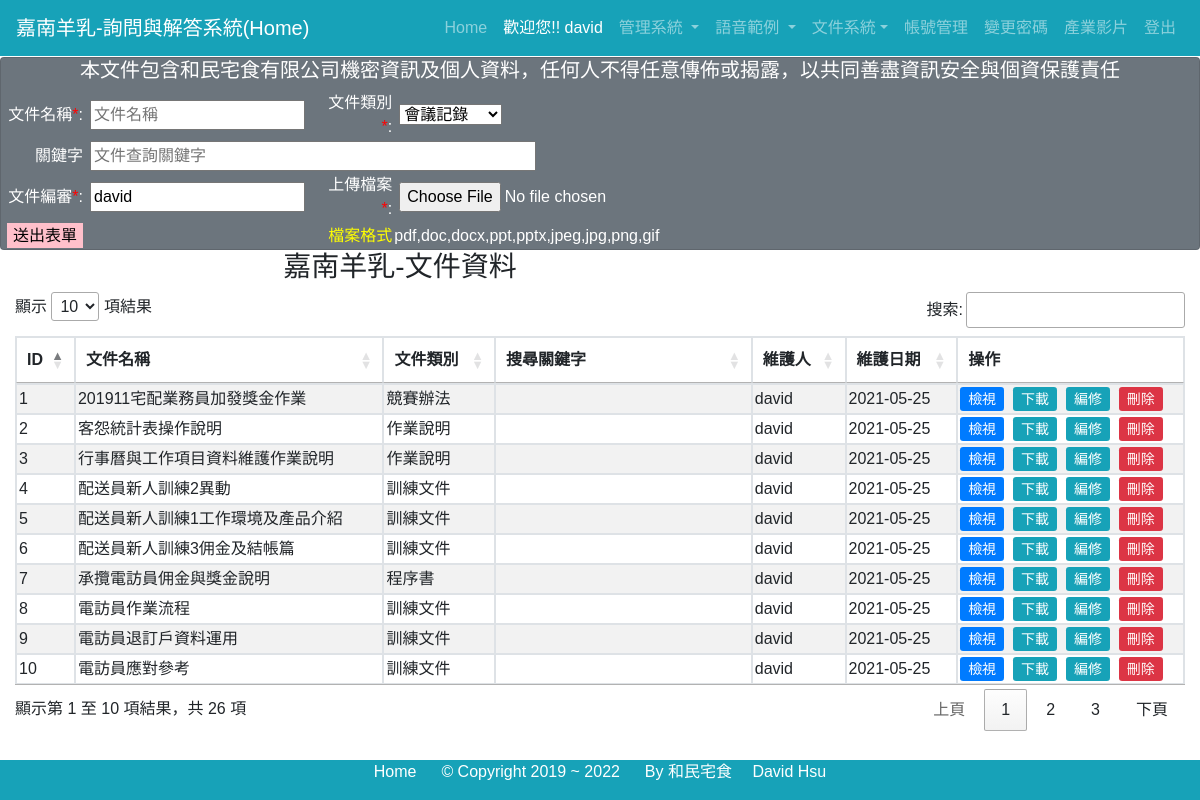
The app's page /doc_list.php (signed in) with its own data.
### tables this page shows
CREATE TABLE `doc_file` (
  `id` bigint(11) NOT NULL AUTO_INCREMENT,
  `file_id` varchar(200) NOT NULL COMMENT '檔案代號',
  `file_name` varchar(255) NOT NULL COMMENT '文件名稱',
  `doc_id` varchar(2) NOT NULL COMMENT '類別',
  `doc_keyword` varchar(255) DEFAULT '' COMMENT '查詢關鍵字',
  `username` varchar(20) DEFAULT '',
  `created` datetime DEFAULT current_timestamp(),
  `updated` datetime DEFAULT current_timestamp() ON UPDATE current_timestamp() COMMENT '編修時間',
  PRIMARY KEY (`id`)
);

CREATE TABLE `doc_type` (
  `doc_id` varchar(3) NOT NULL,
  `doc_name` varchar(100) DEFAULT '',
  `username` varchar(30) DEFAULT NULL,
  `created` datetime NOT NULL DEFAULT current_timestamp(),
  `updated` datetime NOT NULL DEFAULT current_timestamp() ON UPDATE current_timestamp(),
  PRIMARY KEY (`doc_id`)
);

### doc_list.php (the view, shortened to what this page needs)
<?php
$title = "嘉南羊乳-文件資料";
?>
<div class="container-fluid">
    <div class="row">
    </div>
    <div class="row" id="toprow">
        <div class="card bg-secondary text-white" style="width: 100%; margin-top:0px;">
            <h5 style="text-align:center;">本文件包含和民宅食有限公司機密資訊及個人資料，任何人不得任意傳佈或揭露，以共同善盡資訊安全與個資保護責任</h5>
            <form enctype="multipart/form-data" action="" method="post">
                <table style="width:60%; margin-left: 5px;">
                    <tr>
                        <td style="width:10%; text-align:right;">文件名稱<span class="required">*</span>:</td>
                        <td>
                            <input type="text" name="file_name" id="file_name" style="margin-left: 5px;" classs="form-control" required placeholder="文件名稱">
                        </td>
                        <td style="width:10%; text-align:right;">文件類別<span class="required">*</span>:</td>
                        <td>
                            <select name="doc_id" id=" doc_id" style="margin-left: 5px;" classs="form-control" required style="width:250px;">
                                <?php
                                require('./include/config.php');
                                $cql = "select doc_id,doc_name from doc_type order by doc_id";
                                $sthm = $conn->prepare($cql);
                                $sthm->execute();
                                while ($rows = $sthm->fetch()) { ?>
                                    <option value="<?php echo $rows['doc_id']; ?>"><?php echo $rows['doc_name']; ?></option>
                                <?php }   ?>
                            </select>
                        </td>
                    </tr>
                    <tr>
                        <td style="width:10%; text-align:right;">關鍵字</td>
                        <td colspan="3">
                            <input type="text" name="doc_keyword" id="doc_keyword" style="margin-left: 5px;" placeholder="文件查詢關鍵字" required>
                        </td>
                    </tr>
                    <tr>
                        <td style="width:10%; text-align:right;">文件編審<span class="required">*</span>:</td>
                        <td>
                            <input type="text" name="author" id="author" style="margin-left: 5px;" placeholder="文件編審" required value=<?php echo $_SESSION['username']; ?>>
                        </td>
                        <td style="width:10%; text-align:right;">
                            上傳檔案<span class="required">*</span>:
                        </td>
                        <td>
                            <input type="file" name="photo" id="photo" style="margin-left: 5px;" class="form-control-file" style="width:400px;height:30px;border:2px blue none;" required>
                        </td>
                    </tr>
                    <tr>
                        <td style="width:10%; text-align:right;">
                            <input type="submit" name="submit" style="height:25px;border:2px blue none;background-color:pink;left:30px;" value="送出表單">
                        </td>
                        <td>
                        <td style="width:10%; text-align:right;">
                            <font color="Yellow">檔案格式</font>
                        </td>
                        <td style="margin-left: 5px;">
                            <font color="white">pdf,doc,docx,ppt,pptx,jpeg,jpg,png,gif
                        </td>
                    </tr>
                </table>
            </form>
        </div>
        <div class="col-8">
            <h3 align='center'><?php echo $title; ?></h3>
        </div>
    </div>
    <table id="myDataTalbe" class="table table-bordered table-striped table-hove" style="width:100%">
        <thead>
            <tr>
                <th>ID</th>
                <th>文件名稱</th>
                <th>文件類別</th>
                <th>搜尋關鍵字</th>
                <th>維護人</th>
                <th>維護日期</th>
                <th>操作</th>
            </tr>
        </thead>
        <tbody>
            <?php
            require('./include/config.php');
            $sql = "select a.*,b.doc_name from doc_file a left join doc_type b using(doc_id) ";
            $sth = $conn->prepare($sql);
            $sth->execute();
            while ($row = $sth->fetch()) {
            ?>
                <tr>
                    <td><?php echo $row['id'] ?></td>
                    <td><?php echo $row['file_name'] ?></td>
                    <td><?php echo $row['doc_name'] ?></td>
                    <td><?php echo $row['doc_keyword'] ?></td>
                    <td><?php echo $row['username'] ?></td>
                    <td><?php echo substr($row['updated'], 0, 10) ?></td>
                    <td><a href="upload_doc/<?php echo $row['file_id']; ?>" target="_blank" class='btn-sm btn-primary mt-1'>檢視</a>&nbsp;
                        <a href="upload_doc/<?php echo $row['file_id']; ?>" download class='btn-sm btn-info mt-1'>下載</a>&nbsp;
                        <a href="#updModal<?php echo $row['id']; ?>" data-toggle="modal" class="btn-sm btn-info mt-1">編修</a>&nbsp;
                        <a href="cat/doc_del.php?del=<?php echo $row['id'] . "&file_id=" .  $row['file_id'];   ?>" class='btn-sm btn-danger mt-1'>刪除</a>
                    </td>
                </tr>
            <?php } ?>
        </tbody>
    </table>
</div>
</body>
</html>

### doc_list.php (style rules this page uses)
table { margin-top: auto; margin-left: auto; margin-right: auto; }
table.dataTable thead th, tbody th, table.dataTable tbody td { padding: 2px 2px; }
#toprow { margin-top: -15px; }
#doc_keyword { width: 446px; }
.required { color: red; }

### records on screen
doc_file: id "1", file_name "201911宅配業務員加發獎金作業", doc.doc_name "競賽辦法", username "david", updated "2021-05-25"
doc_file: id "2", file_name "客怨統計表操作說明", doc.doc_name "作業說明", username "david", updated "2021-05-25"
doc_file: id "3", file_name "行事曆與工作項目資料維護作業說明", doc.doc_name "作業說明", username "david", updated "2021-05-25"
doc_file: id "4", file_name "配送員新人訓練2異動", doc.doc_name "訓練文件", username "david", updated "2021-05-25"
doc_file: id "5", file_name "配送員新人訓練1工作環境及產品介紹", doc.doc_name "訓練文件", username "david", updated "2021-05-25"
doc_file: id "6", file_name "配送員新人訓練3佣金及結帳篇", doc.doc_name "訓練文件", username "david", updated "2021-05-25"
doc_file: id "7", file_name "承攬電訪員佣金與獎金說明", doc.doc_name "程序書", username "david", updated "2021-05-25"
doc_file: id "8", file_name "電訪員作業流程", doc.doc_name "訓練文件", username "david", updated "2021-05-25"
doc_file: id "9", file_name "電訪員退訂戶資料運用", doc.doc_name "訓練文件", username "david", updated "2021-05-25"
doc_file: id "10", file_name "電訪員應對參考", doc.doc_name "訓練文件", username "david", updated "2021-05-25"

### other values on screen
$title "嘉南羊乳-文件資料"
form field doc_id "會議記錄"
